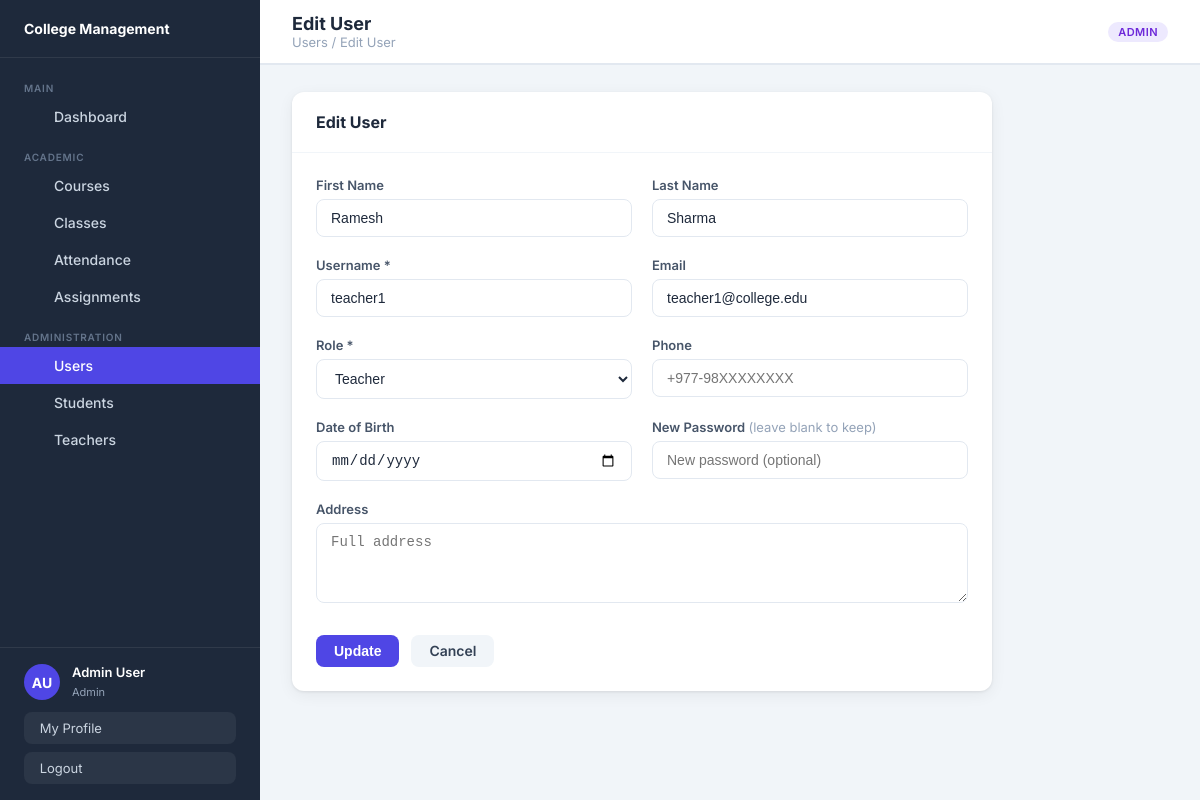
/users/2/edit/ (signed in), run on the app's committed database.
### users/models.py (models this page shows, shortened)
class CustomUser(AbstractUser):
    ROLE_CHOICES = [('admin','Admin'),('teacher','Teacher'),('student','Student')]
    role = models.CharField(max_length=10, choices=ROLE_CHOICES, default='student')
    phone = models.CharField(max_length=20, blank=True)
    address = models.TextField(blank=True)
    date_of_birth = models.DateField(null=True, blank=True)
    @property
    def is_admin(self): return self.role == 'admin'

### users/views.py (the view, shortened to what this page needs)
# urls.py: path('<int:pk>/edit/', views.edit_user, name='edit_user'),
@login_required
def edit_user(request, pk):
    if not request.user.is_admin:
        return redirect('dashboard')
    u = get_object_or_404(CustomUser, pk=pk)
    return render(request, 'users/user_form.html', {'title': 'Edit User', 'action': 'Update', 'user_obj': u})

### users/templates/users/user_form.html (shortened to what this page needs)
{% extends 'base.html' %}
{% block page_title %}{{ title }}{% endblock %}
{% block breadcrumb %}Users / {{ title }}{% endblock %}
{% block content %}
<div class="card" style="max-width:700px;">
  <div class="card-header">
    <h3 class="card-title">{{ title }}</h3>
  </div>
  <div class="card-body">
    <form method="post" enctype="multipart/form-data">
      <div class="form-grid form-grid-2">
        <div class="form-group">
          <label>First Name</label>
          <input type="text" name="first_name" value="{{ user_obj.first_name|default:'' }}" placeholder="First name"/>
        </div>
        <div class="form-group">
          <label>Last Name</label>
          <input type="text" name="last_name" value="{{ user_obj.last_name|default:'' }}" placeholder="Last name"/>
        </div>
        <div class="form-group">
          <label>Username *</label>
          <input type="text" name="username" value="{{ user_obj.username|default:'' }}" placeholder="username" required/>
        </div>
        <div class="form-group">
          <label>Email</label>
          <input type="email" name="email" value="{{ user_obj.email|default:'' }}" placeholder="email@example.com"/>
        </div>
        <div class="form-group">
          <label>Role *</label>
          <select name="role" required>
            <option value="teacher" {% if user_obj.role == 'teacher' %}selected{% endif %}>Teacher</option>
          </select>
        </div>
        <div class="form-group">
          <label>Phone</label>
          <input type="text" name="phone" value="{{ user_obj.phone|default:'' }}" placeholder="+977-98XXXXXXXX"/>
        </div>
        <div class="form-group">
          <label>Date of Birth</label>
          <input type="date" name="date_of_birth" value="{{ user_obj.date_of_birth|default:'' }}"/>
        </div>
        {% if action == 'Create' %}
        <div class="form-group">
          <label>Password *</label>
          <input type="password" name="password" required placeholder="Enter password"/>
        </div>
        <div class="form-group">
          <label>Confirm Password *</label>
          <input type="password" name="confirm_password" required placeholder="Confirm password"/>
        </div>
        {% else %}
        <div class="form-group">
          <label>New Password <span style="color:var(--gray-400);font-weight:400;">(leave blank to keep)</span></label>
          <input type="password" name="password" placeholder="New password (optional)"/>
        </div>
        {% endif %}
        <div class="form-group full-width">
          <label>Address</label>
          <textarea name="address" placeholder="Full address">{{ user_obj.address|default:'' }}</textarea>
        </div>
      </div>
      <div class="form-actions" style="margin-top:24px;">
        <button type="submit" class="btn btn-primary"> {{ action }}</button>
        <a href="{% url 'user_list' %}" class="btn btn-secondary">Cancel</a>
      </div>
    </form>
  </div>
</div>
{% endblock %}

### templates/base.html (shortened to what this page needs)
{% load static %}
<!DOCTYPE html>
<html lang="en">
<head>
<link rel="stylesheet" href="{% static 'css/main.css' %}"/>
</head>
<body>
<div class="layout">
  <aside class="sidebar">
    <div class="sidebar-brand">
      <div class="brand-text">
        <h2> College Management</h2>
      </div>
    </div>
    <nav class="sidebar-nav">
      <div class="nav-section">
        <div class="nav-section-title">Main</div>
        <a href="{% url 'dashboard' %}" class="nav-item"> Dashboard</a>
      </div>
      <div class="nav-section">
        <div class="nav-section-title">Academic</div>
        <a href="{% url 'course_list' %}" class="nav-item"> Courses</a>
        <a href="{% url 'class_list' %}" class="nav-item"> Classes</a>
        <a href="{% url 'attendance_list' %}" class="nav-item"> Attendance</a>
        <a href="{% url 'assignment_list' %}" class="nav-item"> Assignments</a>
      </div>
      {% if user.is_admin %}
      <div class="nav-section">
        <div class="nav-section-title">Administration</div>
        <a href="{% url 'user_list' %}" class="nav-item"> Users</a>
        <a href="{% url 'user_list' %}?role=student" class="nav-item"> Students</a>
        <a href="{% url 'user_list' %}?role=teacher" class="nav-item"> Teachers</a>
      </div>
      {% endif %}
    </nav>
    <div class="sidebar-footer">
      <div class="sidebar-user">
        <div class="avatar">{{ user.first_name|first|upper }}{{ user.last_name|first|upper }}</div>
        <div class="user-info">
          <p>{{ user.get_full_name|default:user.username }}</p>
          <span>{{ user.role|capfirst }}</span>
        </div>
      </div>
      <a href="{% url 'profile' %}" class="btn-logout" style="margin-bottom:8px;"> &nbsp;My Profile</a>
      <a href="{% url 'logout' %}" class="btn-logout"> &nbsp;Logout</a>
    </div>
  </aside>
  <div class="main-content">
    <header class="topbar">
      <div class="topbar-left">
        <div>
          <div class="page-title">{% block page_title %}Dashboard{% endblock %}</div>
          <div class="breadcrumb">{% block breadcrumb %}Home{% endblock %}</div>
        </div>
      </div>
      <div class="topbar-right">
        <span class="badge badge-{{ user.role }}">{{ user.role|capfirst }}</span>
      </div>
    </header>
    <main class="page-body">
      {% block content %}{% endblock %}
    </main>
  </div>
</div>
</body>
</html>

### data on the page
CustomUser: first_name|first "A", last_name|first "U", get_full_name "Admin User", role "Admin", role "ADMIN"
CustomUser: first_name "Ramesh", last_name "Sharma", username "teacher1", email "teacher1@college.edu", role "Teacher"

### other printed values
{{ title }} "Edit User"
{{ action }} "Update"
